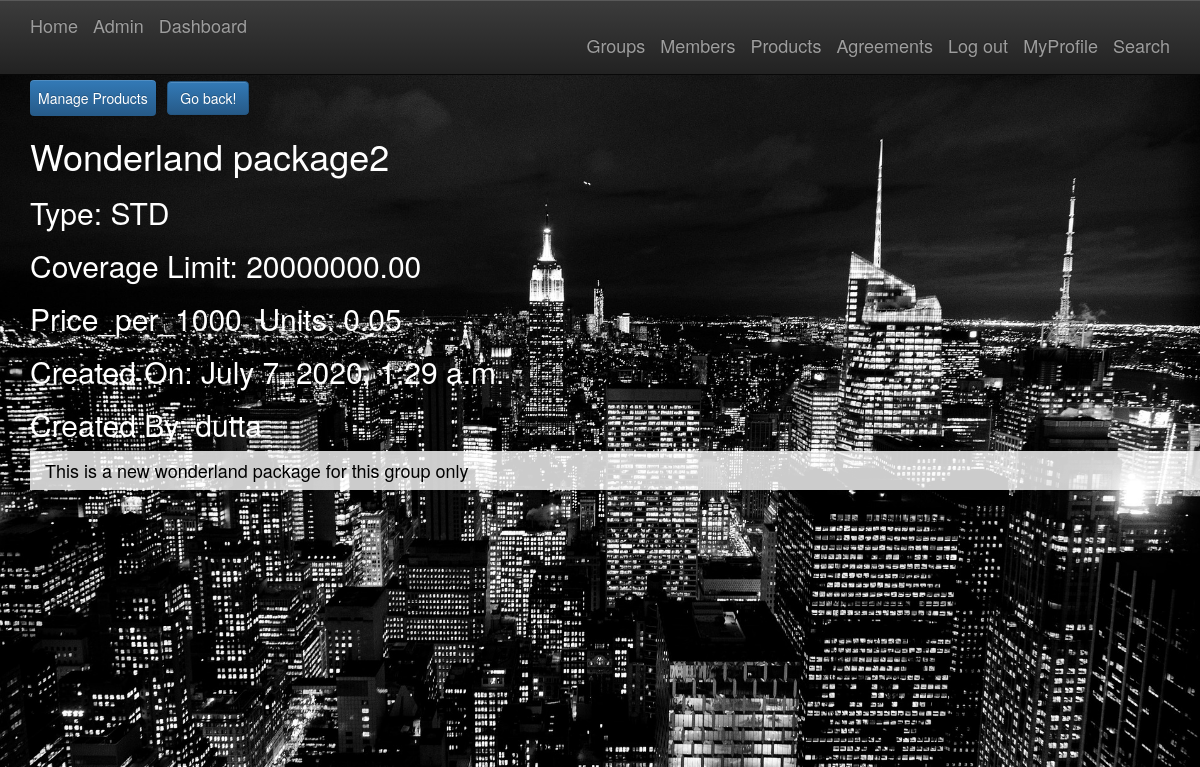
Screenshot of /products/posts/in/1594085343031/ (signed in) with the database file from the repository.
### products/models.py (models this page shows, shortened)
class Product(models.Model):
    productid = models.PositiveIntegerField()
    name = models.CharField(max_length=255)
    CHOOSE = 'Unknown Type'
    LIFE = 'LIFE'
    STD = 'STD'
    LTD = 'LTD'
    CI = 'CI'
    PRODUCT_CHOICES = (
        (CHOOSE, 'Unknown Type'),
        (LIFE, 'Life Insurance'),
        (STD, 'Short Term Disability'),
        (LTD, 'Long Term Disability'),
        (CI, 'Critical Illness'),
    )
    type = models.CharField(max_length=100,
                                      choices=PRODUCT_CHOICES,
                                      default=CHOOSE)
    slug = models.SlugField(allow_unicode=True)
    description = models.TextField(blank=True, default='')
    description_html = models.TextField(editable=False, default='', blank=True)
    coverage_limit = models.DecimalField(max_digits=10, decimal_places=2, default=0)
    price_per_1000_units = models.DecimalField(max_digits=4, decimal_places=2, default=0)
    creator = models.ForeignKey(User, on_delete=models.SET_NULL, null=True, blank=True)
    product_date = models.DateTimeField(auto_now=True)
    class Meta:
        ordering = ["-product_date"]
        unique_together = ("name", "type", "product_date")

### products/views.py (the view)
# urls.py: url(r"^posts/in/(?P<pk>\d+)/$",views.SingleProduct.as_view(),name="single"),
class SingleProduct(LoginRequiredMixin, generic.DetailView):
    context_object_name = 'product_details'
    model = models.Product
    template_name = 'products/product_detail.html'

### products/templates/products/product_detail.html (shortened to what this page needs)
{% extends "products/product_base.html" %}
{% block preproduct %}
<div class="dropdown">
  <button class="dropbtn btn btn-primary btn-large">Manage Products</button>
</div>
<input type="button" class="btn btn-primary btn-large" value="Go back!" onclick="history.back()">
<h1>{{product_details.name}}</h1>
<h2>Type: {{product_details.type}}</h2>
<h2>Coverage Limit: {{product_details.coverage_limit}}</h2>
<h2>Price_per_1000_Units: {{product_details.price_per_1000_units}}</h2>
<h2>Created On: {{product_details.product_date}}</h2>
<h2>Created By: {{product_details.creator}}</h2>
<div style="background-color: rgba(255, 255, 255, 0.8);" data-spy="scroll" data-target=".navbar">
  <div class="list-group-item-text container-fluid">
    <h4 style="color:black;">{{ product_details.description_html|safe }}</h4>
  </div>
</div>
{% endblock %}

### static/simplesocial/css/master.css (style rules this page uses)
body { margin: 0; overflow: scroll; background-color: black; color:white; }
html, body { background: #000; height: 100%; }
.dropbtn { color: white; padding: 8px; font-size: 14px; border: none; }
.dropdown { position: relative; display: inline-block; }

### rows the page displays
Product: name "Wonderland package2", type "STD", coverage_limit "20000000.00", price_per_1000_units "0.05", product_date "July 7, 2020, 1:29 a.m.", creator "dutta", description_html "This is a new wonderland package for this group only"
